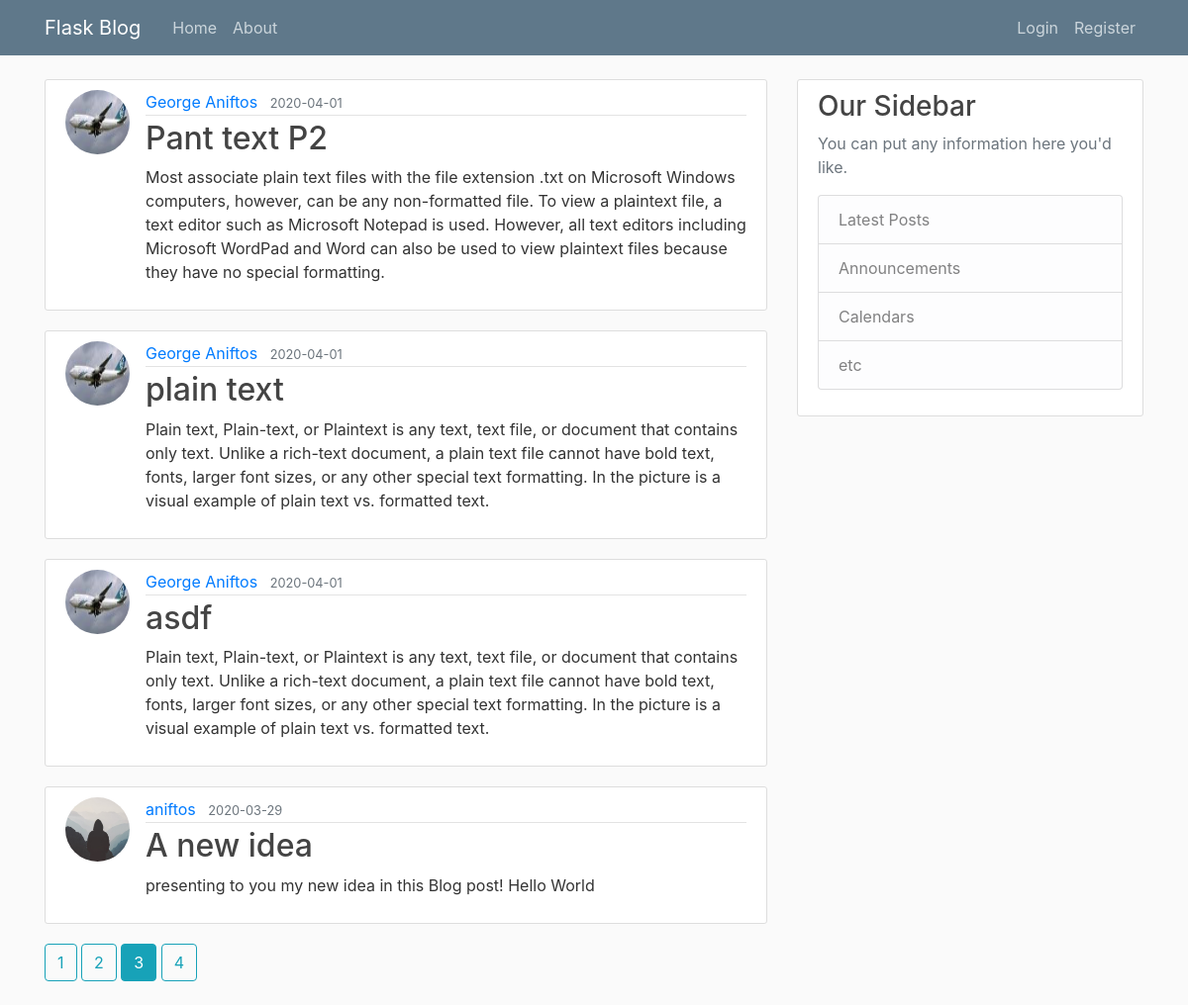
Screenshot of /home?page=3 with the database file from the repository.
### flaskblog/models.py (models this page shows, shortened)
class Post(db.Model): #Each class is an individual table on the database with the name "post" (lowercase)
    id = db.Column(db.Integer, primary_key = True) #unique post
    title = db.Column(db.String(100), nullable = False)
    date_posted = db.Column(db.DateTime, nullable = False, default = datetime.utcnow)
    content = db.Column(db.Text, nullable = False)
    user_id = db.Column(db.Integer, db.ForeignKey('user.id'), nullable=False) # specify is a foreign key.

class User(db.Model, UserMixin): #Each class is an individual table on the database with the name of "user" (lowercase)
    id = db.Column(db.Integer, primary_key = True) #primary key means a unique id for a user
    username = db.Column(db.String(20), unique = True, nullable = False) #unique means again same us above, cant be empty
    email = db.Column(db.String(120), unique = True, nullable = False)
    image_file = db.Column(db.String(20), nullable = False, default = 'default.jpg') #no unique = True because there is going to be a default picture
    password = db.Column(db.String(60), nullable = True) #generate hash of 60 characters
    posts = db.relationship('Post', backref='author', lazy = True) #defines a relationship not a column!
    '''Our post attritube has relationship to the Post model(class).
    Backref (is like creating a new column but not actuall) and uses the author attribute to get the user who created the post!
    Lazy defines when to pull all the posts data from that specific user. '''

### flaskblog/main/routes.py (the view)
@main.route('/')
@main.route('/home')
def home():
    page = request.args.get('page', 1, type=int)
    posts = Post.query.order_by(Post.date_posted.desc()).paginate(page = page, per_page=4) #grab all posts from database
    return render_template('home.html', posts = posts)

### flaskblog/templates/home.html
{% extends 'layout.html' %}
{% block content %}
    {% for post in posts.items %}
        <article class="media content-section">
            <img class="rounded-circle article-img" src="{{ url_for('static', filename='profile_pics/'+ post.author.image_file) }}">
            <div class="media-body">
                <div class="article-metadata">
                    <a class="mr-2" href="{{ url_for('users.user_posts', username=post.author.username) }}">{{ post.author.username }}</a>
                    <small class="text-muted">{{ post.date_posted.strftime('%Y-%m-%d') }}</small>
                </div>
                <h2><a class="article-title" href="{{ url_for('posts.post', post_id=post.id) }}">{{ post.title }}</a></h2>
                <p class="article-content">{{ post.content }}</p>
            </div>
        </article>
    {% endfor %}
    {% for page_num in posts.iter_pages(left_edge=1, right_edge=1, left_current=1, right_current = 2) %}
        {% if page_num %}
            {% if posts.page == page_num %}
                <a class="btn btn-info mb-4" href="{{ url_for('main.home', page=page_num) }}">{{ page_num }}</a>
            {% else %}
                <a class="btn btn-outline-info mb-4" href="{{ url_for('main.home', page=page_num) }}">{{ page_num }}</a>
            {% endif %}
        {% else %}
        ...
        {% endif %}
    {% endfor %}
{% endblock content %}

### flaskblog/static/main.css (style rules this page uses)
body { background: #fafafa; color: #333333; margin-top: 5rem; }
h1, h2, h3, h4, h5, h6 { color: #444444; }
.content-section { background: #ffffff; padding: 10px 20px; border: 1px solid #dddddd; border-radius: 3px; margin-bottom: 20px; }
.article-title { color: #444444; }
.article-content { white-space: pre-line; }
.article-img { height: 65px; width: 65px; margin-right: 16px; }
.article-metadata { padding-bottom: 1px; margin-bottom: 4px; border-bottom: 1px solid #e3e3e3 }

### rows the page displays
Post: image_file (picture), author.username "George Aniftos", date_posted "2020-04-01", title "Pant text P2", content "Most associate plain text files with the file extension .txt on Microsoft Windows computers, however, can be any non-formatted file. To view a plaintext file, a text editor such as Microsoft Notepad is used. However, all text editors including Microsoft WordPad and Word can also be used to view plaintext files because they have no special formatting."
Post: image_file (picture), author.username "George Aniftos", date_posted "2020-04-01", title "plain text", content "Plain text, Plain-text, or Plaintext is any text, text file, or document that contains only text. Unlike a rich-text document, a plain text file cannot have bold text, fonts, larger font sizes, or any other special text formatting. In the picture is a visual example of plain text vs. formatted text."
Post: image_file (picture), author.username "George Aniftos", date_posted "2020-04-01", title "asdf", content "Plain text, Plain-text, or Plaintext is any text, text file, or document that contains only text. Unlike a rich-text document, a plain text file cannot have bold text, fonts, larger font sizes, or any other special text formatting. In the picture is a visual example of plain text vs. formatted text."
Post: image_file (placeholder picture), author.username "aniftos", date_posted "2020-03-29", title "A new idea", content "presenting to you my new idea in this Blog post! Hello World"

### other values shown
{{ page_num }} "1" "2" "4"
{{ page_num }} "3"
